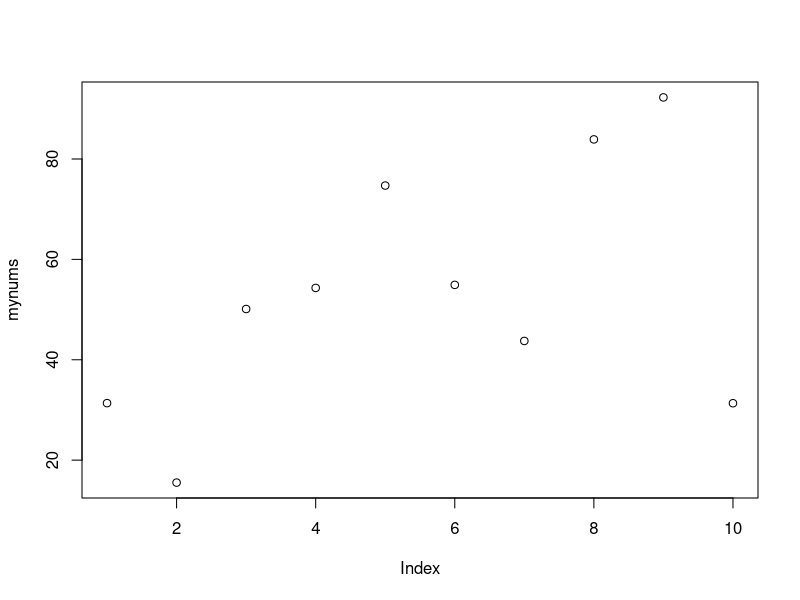

This figure's R source:
## ---- chunk 1
mynums <- runif(10, 0, 100)
## ---- chunk 2
plot(mynums)
## ---- chunk 3
print(paste("Mean: ", mean(mynums)))
## ---- chunk 4
print(paste("Standard deviation: ", sd(mynums)))

## ---- chunk 5
print(mynums[1:10])
## ---- chunk 6
mynums < mean(mynums) + sd(mynums) & mynums > mean(mynums) - sd(mynums)
